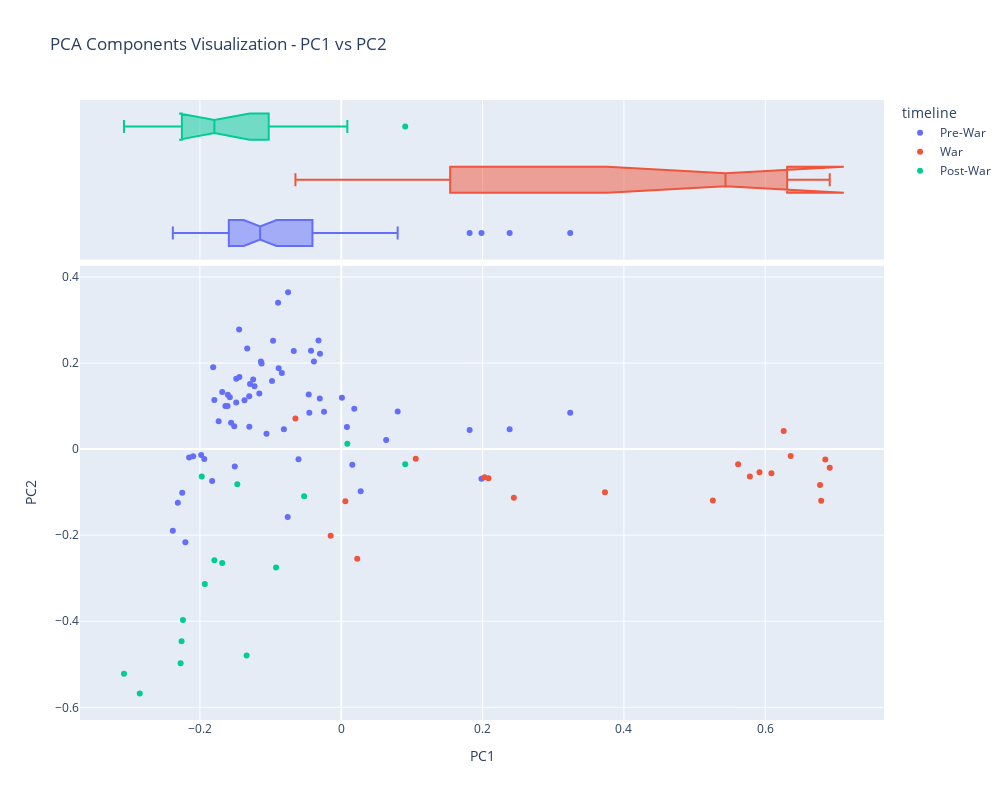

This figure's notebook cell:
### Code cell
fig01pcs = vis_pcs(DCM, 0, 1, "timeline")
# fig01pcs.write_image(fr"{output_dir}\PCA_Results\{data_prefix}-PCA10_01PCS.png")
fig01pcs.show()

### Figure 1 — Plotly figure (JSON) as saved in the notebook; plotly's stock layout.template omitted (floating-point values rounded to 4 significant figures)
{"data": [{"hovertemplate": "<b>%{hovertext}</b><br><br>timeline=Pre-War<br>PC0=%{x}<br>PC1=%{y}<extra></extra>", "hovertext": ["Anukramanika Parva", "Sangraha Parva", "Paushya Parva", "Pauloma Parva", "Astika Parva", "Adivansavatarana Parva", "Sambhava Parva", "Jatugriha Parva", "Hidimva-vadha Parva", "Vaka-vadha Parva", "Chaitraratha Parva", "Swayamvara Parva", "Vaivahika Parva", "Viduragamana Parva", "Rajya-labha Parva", "Arjuna-vanavasa Parva", "Subhadra-harana Parva", "Haranaharana Parva", "Khandava-daha Parva", "Sabhakriya Parva", "Lokapala Sabhakhayana Parva", "Rajasuyarambha Parva", "Jarasandhta-badha Parva", "Digvijaya Parva", "Rajasuyika Parva", "Arghyaharana Parva", "Sisupala-badha Parva", "Dyuta Parva", "Anudyuta Parva", "Aranyaka Parva", "Kirmirabadha Parva", "Arjunabhigamana Parva", "Kairata Parva", "Indralokagamana Parva", "Nalopakhyana Parva", "Tirtha-yatra Parva", "Yaksha-yudha Parva", "Nivata-kavacha-yudha Parva", "Ajagara Parva", "Markandeya-Samasya Parva", "Draupadi-Satyabhama Samvada Parva", "Ghosha-yatra Parva", "Mriga Sapnovbhava Parva", "Vrihi Drounika Parva", "Draupadi-harana Parva", "Jayadhratha Vimokshana Parva", "Rama Upakhyana Parva", "Pativrata-mahatmya Parva", "Kundalaharana Parva", "Aranya Parva", "Pandava-Pravesa Parva", "Samayapalana Parva", "Kichaka-badha Parva", "Go-harana Parva", "Sainyodyoga Parva", "Sanjaya-yana Parva", "Prajagara Parva", "Sanat-sujata Parva", "Yanasandhi Parva", "Bhagwat Yana Parva", "Sainya-niryana Parva", "Ulukabhigamana Parva", "Rathatiratha-sankhyana Parva", "Ambopakkyana Parva"], "legendgroup": "Pre-War", "marker": {"color": "#636efa", "symbol": "circle"}, "mode": "markers", "name": "Pre-War", "orientation": "v", "showlegend": true, "type": "scatter", "x": [0.01568, -0.1058, -0.1735, -0.1813, -0.1507, -0.2153, -0.1827, -0.1608, -0.08939, -0.1445, -0.1291, -0.03011, -0.1577, -0.1369, -0.1301, -0.1605, -0.04278, -0.03869, -0.0452, -0.1128, -0.2096, -0.1331, -0.09648, -0.08408, -0.1247, -0.1441, -0.1136, -0.1639, -0.1486, -0.2251, -0.07524, -0.06053, 0.0009526, -0.02439, -0.1796, -0.1939, -0.04601, 0.07983, -0.1514, -0.2312, -0.1486, 0.008049, -0.1559, -0.1982, -0.03039, -0.09798, -0.03222, -0.1685, -0.1159, -0.1302, -0.1227, -0.06719, -0.08856, 0.324, -0.08119, 0.02753, -0.2383, -0.2206, 0.1985, -0.07578, 0.1817, 0.06356, 0.2383, 0.01843], "xaxis": "x", "y": [-0.03652, 0.03568, 0.06447, 0.1902, -0.04065, -0.01928, -0.07427, 0.1002, 0.3404, 0.2782, 0.1512, 0.2218, 0.1207, 0.1134, 0.05186, 0.1262, 0.2284, 0.2039, 0.0848, 0.1989, -0.01646, 0.2336, 0.2516, 0.177, 0.1617, 0.1674, 0.2035, 0.1001, 0.1085, -0.1015, 0.3645, -0.02352, 0.1195, 0.08686, 0.1139, -0.02305, 0.1271, 0.08758, 0.05322, -0.1249, 0.1635, 0.05166, 0.06114, -0.01375, 0.1179, 0.1581, 0.2524, 0.1326, 0.1293, 0.1228, 0.1462, 0.2277, 0.1877, 0.08479, 0.04605, -0.0977, -0.1899, -0.2164, -0.06892, -0.158, 0.04469, 0.02119, 0.04604, 0.09373], "yaxis": "y"}, {"alignmentgroup": "True", "hovertemplate": "<b>%{hovertext}</b><br><br>timeline=Pre-War<br>PC0=%{x}<extra></extra>", "hovertext": ["Anukramanika Parva", "Sangraha Parva", "Paushya Parva", "Pauloma Parva", "Astika Parva", "Adivansavatarana Parva", "Sambhava Parva", "Jatugriha Parva", "Hidimva-vadha Parva", "Vaka-vadha Parva", "Chaitraratha Parva", "Swayamvara Parva", "Vaivahika Parva", "Viduragamana Parva", "Rajya-labha Parva", "Arjuna-vanavasa Parva", "Subhadra-harana Parva", "Haranaharana Parva", "Khandava-daha Parva", "Sabhakriya Parva", "Lokapala Sabhakhayana Parva", "Rajasuyarambha Parva", "Jarasandhta-badha Parva", "Digvijaya Parva", "Rajasuyika Parva", "Arghyaharana Parva", "Sisupala-badha Parva", "Dyuta Parva", "Anudyuta Parva", "Aranyaka Parva", "Kirmirabadha Parva", "Arjunabhigamana Parva", "Kairata Parva", "Indralokagamana Parva", "Nalopakhyana Parva", "Tirtha-yatra Parva", "Yaksha-yudha Parva", "Nivata-kavacha-yudha Parva", "Ajagara Parva", "Markandeya-Samasya Parva", "Draupadi-Satyabhama Samvada Parva", "Ghosha-yatra Parva", "Mriga Sapnovbhava Parva", "Vrihi Drounika Parva", "Draupadi-harana Parva", "Jayadhratha Vimokshana Parva", "Rama Upakhyana Parva", "Pativrata-mahatmya Parva", "Kundalaharana Parva", "Aranya Parva", "Pandava-Pravesa Parva", "Samayapalana Parva", "Kichaka-badha Parva", "Go-harana Parva", "Sainyodyoga Parva", "Sanjaya-yana Parva", "Prajagara Parva", "Sanat-sujata Parva", "Yanasandhi Parva", "Bhagwat Yana Parva", "Sainya-niryana Parva", "Ulukabhigamana Parva", "Rathatiratha-sankhyana Parva", "Ambopakkyana Parva"], "legendgroup": "Pre-War", "marker": {"color": "#636efa", "symbol": "circle"}, "name": "Pre-War", "notched": true, "offsetgroup": "Pre-War", "showlegend": false, "type": "box", "x": [0.01568, -0.1058, -0.1735, -0.1813, -0.1507, -0.2153, -0.1827, -0.1608, -0.08939, -0.1445, -0.1291, -0.03011, -0.1577, -0.1369, -0.1301, -0.1605, -0.04278, -0.03869, -0.0452, -0.1128, -0.2096, -0.1331, -0.09648, -0.08408, -0.1247, -0.1441, -0.1136, -0.1639, -0.1486, -0.2251, -0.07524, -0.06053, 0.0009526, -0.02439, -0.1796, -0.1939, -0.04601, 0.07983, -0.1514, -0.2312, -0.1486, 0.008049, -0.1559, -0.1982, -0.03039, -0.09798, -0.03222, -0.1685, -0.1159, -0.1302, -0.1227, -0.06719, -0.08856, 0.324, -0.08119, 0.02753, -0.2383, -0.2206, 0.1985, -0.07578, 0.1817, 0.06356, 0.2383, 0.01843], "xaxis": "x2", "yaxis": "y2"}, {"hovertemplate": "<b>%{hovertext}</b><br><br>timeline=War<br>PC0=%{x}<br>PC1=%{y}<extra></extra>", "hovertext": ["Jamvu-khanda Nirmana Parva", "Bhumi Parva", "Bhagavat-Gita Parva", "Bhishma-vadha Parva", "Dronabhisheka Parva", "Samsaptakabadha Parva", "Abhimanyu-badha Parva", "Pratijna Parva", "Jayadratha-Vadha Parva", "Narayanastra-mokshana Parva", "Ghatotkacha-badha Parva", "Drona-vadha Parva", "Karna Parva", "Karna-vadha Parva", "Shalya-vadha Parva", "Shalya Parva", "Hrada-pravesa Parva", "Gada-yuddha Parva", "Sauptika Parva", "Aishika Parva"], "legendgroup": "War", "marker": {"color": "#EF553B", "symbol": "circle"}, "mode": "markers", "name": "War", "orientation": "v", "showlegend": true, "type": "scatter", "x": [0.00585, -0.06483, 0.02263, 0.685, 0.5783, 0.636, 0.3732, 0.2084, 0.5919, 0.6912, 0.6261, 0.5259, 0.6792, 0.6775, 0.6088, 0.5616, 0.2028, -0.01496, 0.2443, 0.1054], "xaxis": "x", "y": [-0.121, 0.07111, -0.2549, -0.02422, -0.0636, -0.01606, -0.1004, -0.06747, -0.05375, -0.04358, 0.04183, -0.1193, -0.1198, -0.08358, -0.05585, -0.03538, -0.06512, -0.2012, -0.1132, -0.02236], "yaxis": "y"}, {"alignmentgroup": "True", "hovertemplate": "<b>%{hovertext}</b><br><br>timeline=War<br>PC0=%{x}<extra></extra>", "hovertext": ["Jamvu-khanda Nirmana Parva", "Bhumi Parva", "Bhagavat-Gita Parva", "Bhishma-vadha Parva", "Dronabhisheka Parva", "Samsaptakabadha Parva", "Abhimanyu-badha Parva", "Pratijna Parva", "Jayadratha-Vadha Parva", "Narayanastra-mokshana Parva", "Ghatotkacha-badha Parva", "Drona-vadha Parva", "Karna Parva", "Karna-vadha Parva", "Shalya-vadha Parva", "Shalya Parva", "Hrada-pravesa Parva", "Gada-yuddha Parva", "Sauptika Parva", "Aishika Parva"], "legendgroup": "War", "marker": {"color": "#EF553B", "symbol": "circle"}, "name": "War", "notched": true, "offsetgroup": "War", "showlegend": false, "type": "box", "x": [0.00585, -0.06483, 0.02263, 0.685, 0.5783, 0.636, 0.3732, 0.2084, 0.5919, 0.6912, 0.6261, 0.5259, 0.6792, 0.6775, 0.6088, 0.5616, 0.2028, -0.01496, 0.2443, 0.1054], "xaxis": "x2", "yaxis": "y2"}, {"hovertemplate": "<b>%{hovertext}</b><br><br>timeline=Post-War<br>PC0=%{x}<br>PC1=%{y}<extra></extra>", "hovertext": ["Jalapradanika Parva", "Stri-vilapa Parva", "Rajadharmanusasana Parva", "Apaddharmanusasana Parva", "Mokshadharma Parva", "Dana-dharma Parva", "Bhishma-svargarohana Parva", "Aswamedhika Parva", "Anugita Parva", "Asramavasa Parva", "Putradarsana Parva", "Naradagamana Parva", "Mausala Parva", "Mahaprasthanika Parva", "Svargarohanika Parva"], "legendgroup": "Post-War", "marker": {"color": "#00cc96", "symbol": "circle"}, "mode": "markers", "name": "Post-War", "orientation": "v", "showlegend": true, "type": "scatter", "x": [-0.09224, 0.09051, -0.2273, -0.224, -0.2851, -0.3075, -0.226, -0.1974, -0.1339, -0.1685, -0.1795, -0.05252, 0.008625, -0.1471, -0.193], "xaxis": "x", "y": [-0.2752, -0.03521, -0.4978, -0.3972, -0.568, -0.5218, -0.4464, -0.06384, -0.4797, -0.2649, -0.2582, -0.1097, 0.0123, -0.08184, -0.3136], "yaxis": "y"}, {"alignmentgroup": "True", "hovertemplate": "<b>%{hovertext}</b><br><br>timeline=Post-War<br>PC0=%{x}<extra></extra>", "hovertext": ["Jalapradanika Parva", "Stri-vilapa Parva", "Rajadharmanusasana Parva", "Apaddharmanusasana Parva", "Mokshadharma Parva", "Dana-dharma Parva", "Bhishma-svargarohana Parva", "Aswamedhika Parva", "Anugita Parva", "Asramavasa Parva", "Putradarsana Parva", "Naradagamana Parva", "Mausala Parva", "Mahaprasthanika Parva", "Svargarohanika Parva"], "legendgroup": "Post-War", "marker": {"color": "#00cc96", "symbol": "circle"}, "name": "Post-War", "notched": true, "offsetgroup": "Post-War", "showlegend": false, "type": "box", "x": [-0.09224, 0.09051, -0.2273, -0.224, -0.2851, -0.3075, -0.226, -0.1974, -0.1339, -0.1685, -0.1795, -0.05252, 0.008625, -0.1471, -0.193], "xaxis": "x2", "yaxis": "y2"}], "layout": {"height": 800, "legend": {"title": {"text": "timeline"}, "tracegroupgap": 0}, "title": {"text": "PCA Components Visualization - PC1 vs PC2"}, "width": 1008, "xaxis": {"anchor": "y", "domain": [0, 1], "title": {"text": "PC1"}}, "xaxis2": {"anchor": "y2", "domain": [0, 1], "matches": "x", "showgrid": true, "showticklabels": false}, "yaxis": {"anchor": "x", "domain": [0, 0.7326], "title": {"text": "PC2"}}, "yaxis2": {"anchor": "x2", "domain": [0.7426, 1], "matches": "y2", "showgrid": false, "showline": false, "showticklabels": false, "ticks": ""}}}
